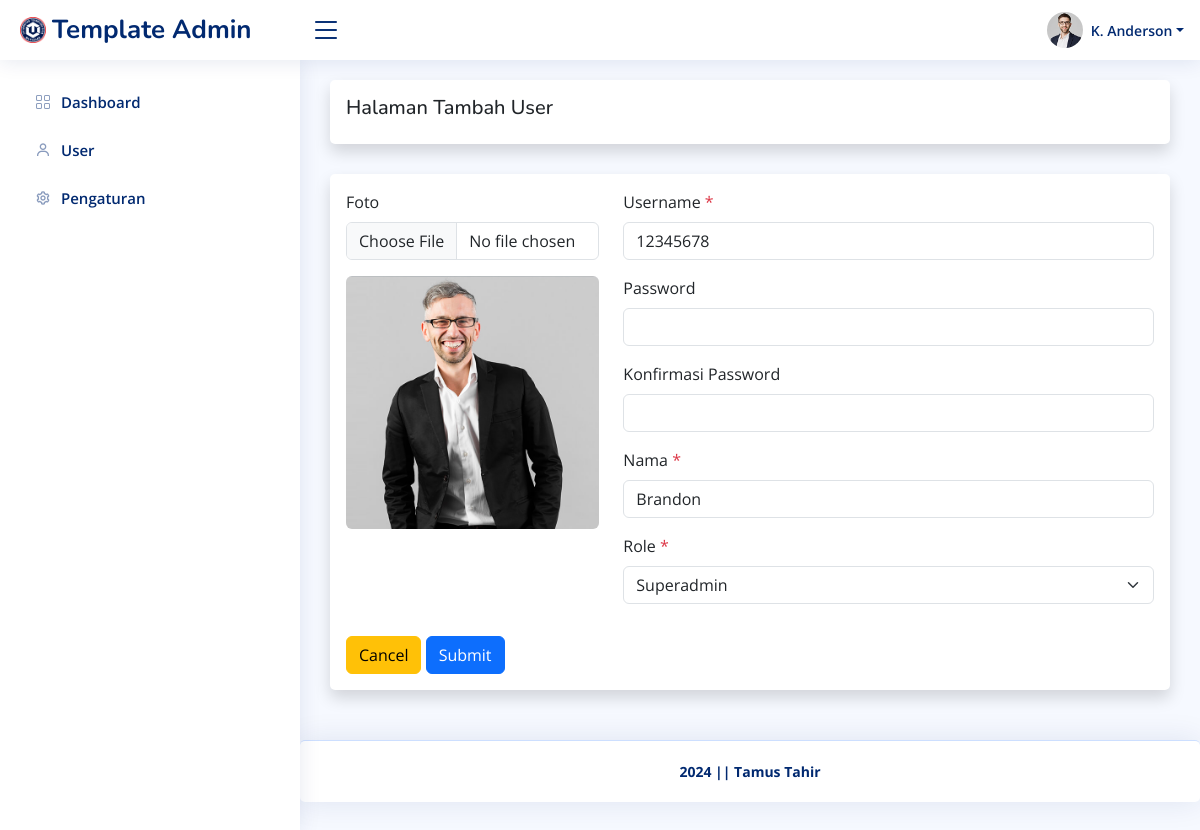
Page /admin/user/ubah.php?id=1 on the committed database.
### tables this page shows
CREATE TABLE `pengaturan` (
  `id_pengaturan` int(11) NOT NULL,
  `appname` varchar(50) NOT NULL,
  `logo` varchar(255) NOT NULL,
  `copyright` varchar(255) NOT NULL,
  `description` varchar(255) NOT NULL,
  `keyword` varchar(255) NOT NULL,
  `author` varchar(128) NOT NULL
);

CREATE TABLE `user` (
  `id_user` int(11) NOT NULL,
  `username` varchar(128) NOT NULL,
  `password` varchar(255) NOT NULL,
  `nama` varchar(128) NOT NULL,
  `role` int(11) NOT NULL,
  `foto` varchar(255) DEFAULT NULL
);

### helper.php (called while the page is built, shortened)
<?php
$base_url = 'http://localhost/admin-template/';
$koneksi = mysqli_connect('localhost', 'root', '', 'admin_template');
function getWhere($query)
{
    global $koneksi;
    return mysqli_fetch_assoc(mysqli_query($koneksi, $query));
}

### admin/user/ubah.php (the view, shortened to what this page needs)
<?php require '../template/header.php' ?>
<?php
$id = $_GET['id'];
$user = getWhere("SELECT * FROM user WHERE id_user = $id ");
?>
<div class="card shadow p-3">
    <h5>Halaman Tambah User</h5>
</div>
<div class="card shadow p-3">
    <form action="" method="post" id="form" enctype="multipart/form-data">
        <div class="row mb-3">
            <div class="col-md-4">
                <div class="mb-3">
                    <label for="foto" class="form-label">Foto</label>
                    <input class="form-control" type="file" id="upload" name="foto">
                </div>
                <?php if ($user['foto']) : ?>
                    <img src="<?= $base_url; ?>/assets/uploads/user/<?= $user['foto']; ?>" alt="<?= $user['nama']; ?>" id="preview" class="rounded w-100 ">
                <?php else : ?>
                    <img src="<?= $base_url; ?>assets/img/noprofil.png" alt="<?= $user['nama']; ?>" id="preview" class="rounded w-100 ">
                <?php endif ?>
            </div>
            <div class="col-md-8">
                <div class="mb-3">
                    <label for="username" class="form-label">Username <span class="text-danger">*</span></label>
                    <input type="text" class="form-control" id="username" name="username" required value="<?= $user['username']; ?>">
                </div>
                <div class="mb-3">
                    <label for="password" class="form-label">Password </label>
                    <input type="password" class="form-control" id="password" name="password" minlength="8">
                </div>
                <div class="mb-3">
                    <label for="passwordconfirm" class="form-label">Konfirmasi Password </label>
                    <input type="password" class="form-control" id="passwordconfirm" name="passwordconfirm minlength=" 8" data-parsley-equalto="#password">
                </div>
                <div class="mb-3">
                    <label for="nama" class="form-label">Nama <span class="text-danger">*</span></label>
                    <input type="text" class="form-control" id="nama" name="nama" required value="<?= $user['nama']; ?>">
                </div>
                <div class="mb-3">
                    <label for="role" class="form-label">Role <span class="text-danger">*</span></label>
                    <select class="form-select" id="role" name="role" required>
                        <option value="1" <?= $user['role'] == 1 ? 'selected' : ''; ?>>Superadmin</option>
                    </select>
                </div>
            </div>
        </div>
        <a class="btn btn-warning" href="<?= $base_url; ?>admin/user" role="button">Cancel</a>
        <button type="submit" name="submit" class="btn btn-primary">Submit</button>
    </form>
</div>
<?php require '../template/footer.php' ?>

### admin/template/header.php (shortened to what this page needs)
<?php require '../../helper.php' ?>
<?php $pengaturan = getWhere("SELECT * FROM pengaturan WHERE id_pengaturan = 1 "); ?>
<!DOCTYPE html>
<html lang="en">
<head>
    <link href="<?= $base_url; ?>assets/plugins/bootstrap/css/bootstrap.min.css" rel="stylesheet">
    <link href="<?= $base_url; ?>assets/plugins/bootstrap-icons/bootstrap-icons.css" rel="stylesheet">
    <link href="<?= $base_url; ?>assets/plugins/boxicons/css/boxicons.min.css" rel="stylesheet">
    <link href="<?= $base_url; ?>assets/plugins/quill/quill.snow.css" rel="stylesheet">
    <link href="<?= $base_url; ?>assets/plugins/quill/quill.bubble.css" rel="stylesheet">
    <link href="<?= $base_url; ?>assets/plugins/remixicon/remixicon.css" rel="stylesheet">
    <link href="<?= $base_url; ?>assets/plugins/simple-datatables/style.css" rel="stylesheet">
    <link rel="stylesheet" href="https://cdnjs.cloudflare.com/ajax/libs/twitter-bootstrap/5.3.0/css/bootstrap.min.css">
    <link rel="stylesheet" href="https://cdn.datatables.net/2.0.8/css/dataTables.bootstrap5.css">
    <link href="<?= $base_url; ?>assets/css/style.css" rel="stylesheet">
</head>
<body>
    <header id="header" class="header fixed-top d-flex align-items-center">
        <div class="d-flex align-items-center justify-content-between">
            <a href="<?= $base_url; ?>admin/dashboard" class="logo d-flex align-items-center">
                <img src="<?= $base_url; ?>assets/img/<?= $pengaturan['logo']; ?>" alt="">
                <span class="d-none d-lg-block"><?= $pengaturan['appname']; ?></span>
            </a>
            <i class="bi bi-list toggle-sidebar-btn"></i>
        </div>
        <nav class="header-nav ms-auto">
            <ul class="d-flex align-items-center">
                <li class="nav-item dropdown pe-3">
                    <a class="nav-link nav-profile d-flex align-items-center pe-0" href="#" data-bs-toggle="dropdown">
                        <img src="<?= $base_url; ?>assets/img/profile-img.jpg" alt="Profile" class="rounded-circle">
                        <span class="d-none d-md-block dropdown-toggle ps-2">K. Anderson</span>
                    </a>
                </li>
            </ul>
        </nav>
    </header>
    <aside id="sidebar" class="sidebar">
        <ul class="sidebar-nav" id="sidebar-nav">
            <li class="nav-item">
                <a class="nav-link collapsed" href="<?= $base_url; ?>admin/dashboard">
                    <i class="bi bi-grid"></i>
                    <span>Dashboard</span>
                </a>
            </li>
            <li class="nav-item">
                <a class="nav-link collapsed" href="<?= $base_url; ?>admin/user">
                    <i class='bx bx-user'></i>
                    <span>User</span>
                </a>
            </li>
            <li class="nav-item">
                <a class="nav-link collapsed" href="<?= $base_url; ?>admin/pengaturan">
                    <i class='bx bx-cog'></i>
                    <span>Pengaturan</span>
                </a>
            </li>
        </ul>
    </aside>
    <main id="main" class="main">

### admin/template/footer.php (shortened to what this page needs)
</main>
<footer id="footer" class="footer card">
    <div class="copyright fw-bold">
        <?= $pengaturan['copyright']; ?>
    </div>
</footer>
</body>
</html>

### assets/css/style.css (style rules this page uses)
:root { scroll-behavior: smooth; }
body { font-family: "Open Sans", sans-serif; background: #f6f9ff; color: #444444; }
a { color: #4154f1; text-decoration: none; }
h1, h2, h3, h4, h5, h6 { font-family: "Nunito", sans-serif; }
#main { margin-top: 60px; padding: 20px 30px; transition: all 0.3s; }
.card { margin-bottom: 30px; border: none; border-radius: 5px; box-shadow: 0px 0 30px rgba(1, 41, 112, 0.1); }
.logo { line-height: 1; }
@media (min-width: 1200px) { .logo { width: 280px; } }
.logo img { max-height: 26px; margin-right: 6px; }
.logo span { font-size: 26px; font-weight: 700; color: #012970; font-family: "Nunito", sans-serif; }
.header { transition: all 0.5s; z-index: 997; height: 60px; box-shadow: 0px 2px 20px rgba(1, 41, 112, 0.1); background-color: #fff; padding-left: 20px; }
.header .toggle-sidebar-btn { font-size: 32px; padding-left: 10px; cursor: pointer; color: #012970; }
.header-nav ul { list-style: none; }
.header-nav>ul { margin: 0; padding: 0; }
.header-nav .nav-profile { color: #012970; }
.header-nav .nav-profile img { max-height: 36px; }
.header-nav .nav-profile span { font-size: 14px; font-weight: 600; }
.sidebar { position: fixed; top: 60px; left: 0; bottom: 0; width: 300px; z-index: 996; transition: all 0.3s; padding: 20px; overflow-y: auto; scrollbar-width: thin; scrollbar-color: #aab7cf transparent; box-shadow: 0px 0px 20px rgba(1, 41, 112, 0.1); background-color: #fff; }
@media (min-width: 1200px) { #main, #footer { margin-left: 300px; } }
.sidebar-nav { padding: 0; margin: 0; list-style: none; }
.sidebar-nav li { padding: 0; margin: 0; list-style: none; }
.sidebar-nav .nav-item { margin-bottom: 5px; }
.sidebar-nav .nav-link { display: flex; align-items: center; font-size: 15px; font-weight: 600; color: #4154f1; transition: 0.3; background: #f6f9ff; padding: 10px 15px; border-radius: 4px; }
.sidebar-nav .nav-link i { font-size: 16px; margin-right: 10px; color: #4154f1; }
.sidebar-nav .nav-link.collapsed { color: #012970; background: #fff; }
.sidebar-nav .nav-link.collapsed i { color: #899bbd; }
.footer { padding: 20px 0; font-size: 14px; transition: all 0.3s; border-top: 1px solid #cddfff; }
.footer .copyright { text-align: center; color: #012970; }

### rows in the picture
pengaturan: logo (picture), appname "Template Admin", copyright "2024 || Tamus Tahir"
user: foto (picture), username "12345678", nama "Brandon", role "Superadmin"
